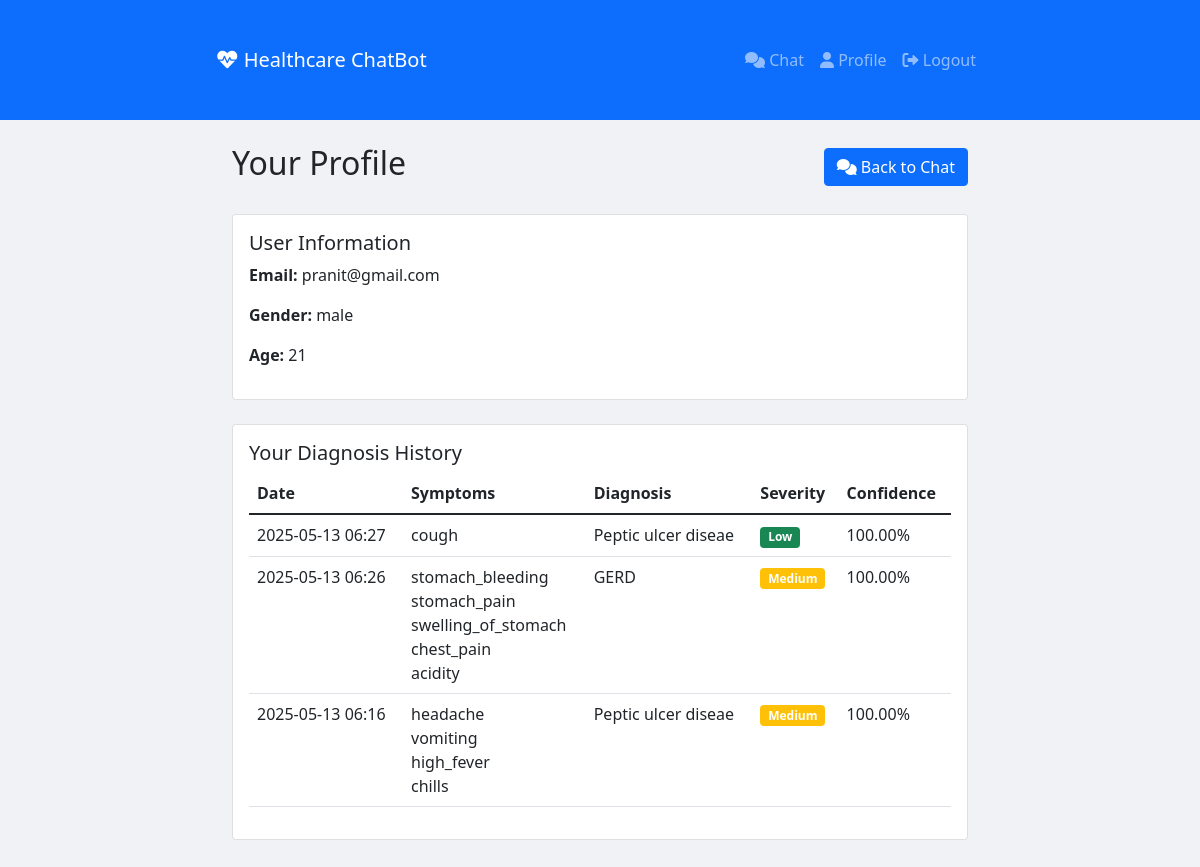
The page /profile (signed in) on the database its author committed.
### models.py (models this page shows, shortened)
class User(UserMixin, db.Model):
    id = db.Column(db.Integer, primary_key=True)
    username = db.Column(db.String(80), unique=True, nullable=False)
    email = db.Column(db.String(120), unique=True, nullable=False)
    password_hash = db.Column(db.String(128))
    gender = db.Column(db.String(10))
    age = db.Column(db.Integer)
    diagnoses = db.relationship('Diagnosis', backref='user', lazy=True)

class Diagnosis(db.Model):
    id = db.Column(db.Integer, primary_key=True)
    user_id = db.Column(db.Integer, db.ForeignKey('user.id'), nullable=False)
    timestamp = db.Column(db.DateTime, nullable=False, default=datetime.utcnow)
    symptoms = db.Column(db.Text, nullable=False)  # JSON string of symptoms
    prediction = db.Column(db.String(100), nullable=False)
    severity = db.Column(db.String(20), nullable=False)
    confidence = db.Column(db.Float, nullable=False)

### app.py (the view)
@app.route('/profile')
@login_required
def profile():
    diagnoses = Diagnosis.query.filter_by(user_id=current_user.id).order_by(Diagnosis.timestamp.desc()).all()
    return render_template('profile.html', diagnoses=diagnoses)

### app.py (called while the page is built)
def create_app():
    app = Flask(__name__)
    app.config['SECRET_KEY'] = 'your-secret-key'  # Change this to a secure secret key
    app.config['SQLALCHEMY_DATABASE_URI'] = 'sqlite:///healthcare.db'
    app.config['SQLALCHEMY_TRACK_MODIFICATIONS'] = False
    db.init_app(app)
    login_manager.init_app(app)
    @app.template_filter('from_json')
    def from_json(value):
        return json.loads(value)
    @login_manager.user_loader
    def load_user(user_id):
        return User.query.get(int(user_id))
    with app.app_context():
        db.create_all()
    return app

### templates/profile.html
{% extends "base.html" %} {% block content %}
<div class="container mt-4">
  <div class="row">
    <div class="col-md-12">
      <div class="d-flex justify-content-between align-items-center mb-4">
        <h2>Your Profile</h2>
        <a href="{{ url_for('chat') }}" class="btn btn-primary">
          <i class="fas fa-comments"></i> Back to Chat
        </a>
      </div>
      <div class="card mb-4">
        <div class="card-body">
          <h5 class="card-title">User Information</h5>
          <p><strong>Email:</strong> {{ current_user.email }}</p>
          <p><strong>Gender:</strong> {{ current_user.gender }}</p>
          <p><strong>Age:</strong> {{ current_user.age }}</p>
        </div>
      </div>
      <div class="card">
        <div class="card-body">
          <h5 class="card-title">Your Diagnosis History</h5>
          {% if diagnoses %}
          <div class="table-responsive">
            <table class="table">
              <thead>
                <tr>
                  <th>Date</th>
                  <th>Symptoms</th>
                  <th>Diagnosis</th>
                  <th>Severity</th>
                  <th>Confidence</th>
                </tr>
              </thead>
              <tbody>
                {% for diagnosis in diagnoses %}
                <tr>
                  <td>{{ diagnosis.timestamp.strftime('%Y-%m-%d %H:%M') }}</td>
                  <td>
                    <ul class="list-unstyled mb-0">
                      {% for symptom in diagnosis.symptoms|from_json %}
                      <li>{{ symptom }}</li>
                      {% endfor %}
                    </ul>
                  </td>
                  <td>{{ diagnosis.prediction }}</td>
                  <td>
                    {% if diagnosis.severity == 'high' %}
                    <span class="badge bg-danger">High</span>
                    {% elif diagnosis.severity == 'medium' %}
                    <span class="badge bg-warning">Medium</span>
                    {% else %}
                    <span class="badge bg-success">Low</span>
                    {% endif %}
                  </td>
                  <td>{{ "%.2f"|format(diagnosis.confidence * 100) }}%</td>
                </tr>
                {% endfor %}
              </tbody>
            </table>
          </div>
          {% else %}
          <p class="text-muted">
            No diagnosis history yet. Start a chat to get your first diagnosis!
          </p>
          {% endif %}
        </div>
      </div>
    </div>
  </div>
</div>
{% endblock %}

### templates/base.html (shortened to what this page needs)
<!DOCTYPE html>
<html lang="en">
  <head>
    <link
      href="https://cdn.jsdelivr.net/npm/bootstrap@5.1.3/dist/css/bootstrap.min.css"
      rel="stylesheet"
    />
    <link
      href="https://cdnjs.cloudflare.com/ajax/libs/font-awesome/6.0.0/css/all.min.css"
      rel="stylesheet"
    />
    <link
      rel="stylesheet"
      href="{{ url_for('static', filename='style.css') }}"
    />
  </head>
  <body>
    <nav class="navbar navbar-expand-lg navbar-dark bg-primary">
      <div class="container">
        <a class="navbar-brand" href="{{ url_for('chat') }}"
          ><i class="fas fa-heartbeat"></i> Healthcare ChatBot</a
        >
        <div class="collapse navbar-collapse" id="navbarNav">
          <ul class="navbar-nav ms-auto">
            {% if current_user.is_authenticated %}
            <li class="nav-item">
              <a class="nav-link" href="{{ url_for('chat') }}"
                ><i class="fas fa-comments"></i> Chat</a
              >
            </li>
            <li class="nav-item">
              <a class="nav-link" href="{{ url_for('profile') }}"
                ><i class="fas fa-user"></i> Profile</a
              >
            </li>
            <li class="nav-item">
              <a class="nav-link" href="{{ url_for('logout') }}"
                ><i class="fas fa-sign-out-alt"></i> Logout</a
              >
            </li>
            {% endif %}
          </ul>
        </div>
      </div>
    </nav>
    <div class="container mt-4">
       {% block content %}{% endblock %}
    </div>
  </body>
</html>

### static/style.css (style rules this page uses)
body { background-color: #f0f2f5; font-family: 'Segoe UI', Tahoma, Geneva, Verdana, sans-serif; margin: 0; padding: 0; min-height: 100vh; }
.container { max-width: 800px; margin: 2rem auto; padding: 0 1rem; }

### rows shown on the page
User: email "pranit@gmail.com", gender "male", age "21"
Diagnosis: timestamp "2025-05-13 06:27", symptoms "cough", prediction "Peptic ulcer diseae", severity "Low", diagnosis.confidence*100 "100.00"
Diagnosis: timestamp "2025-05-13 06:26", symptoms "stomach_bleeding" "stomach_pain" "swelling_of_stomach" "chest_pain" "acidity", prediction "GERD", severity "Medium", diagnosis.confidence*100 "100.00"
Diagnosis: timestamp "2025-05-13 06:16", symptoms "headache" "vomiting" "high_fever" "chills", prediction "Peptic ulcer diseae", severity "Medium", diagnosis.confidence*100 "100.00"
